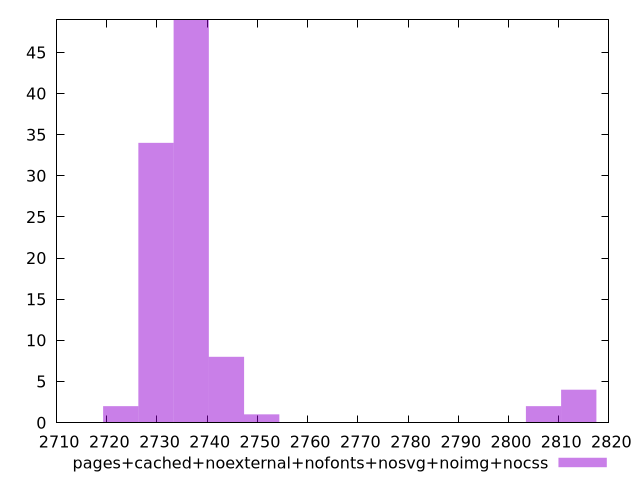

Reproduce this figure in gnuplot.
$_pagesCachedNoexternalNofontsNosvgNoimgNocss <<EOF
2736.810462843906 49
2729.793000118665 34
2722.775537393424 2
2743.8279255691464 8
2814.002552821554 4
2806.985090096314 2
2750.8453882943872 1
EOF
set key outside below
set terminal pngcairo
set output "report_00005_2020-11-02T22-26-11.212Z/largest-contentful-paint/pages+cached+noexternal+nofonts+nosvg+noimg+nocss//raw_hist.png"
set yrange [0:49]
set boxwidth 7.017462725240784
set style fill transparent solid 0.5 noborder
plot $_pagesCachedNoexternalNofontsNosvgNoimgNocss title "pages+cached+noexternal+nofonts+nosvg+noimg+nocss" with boxes ,
